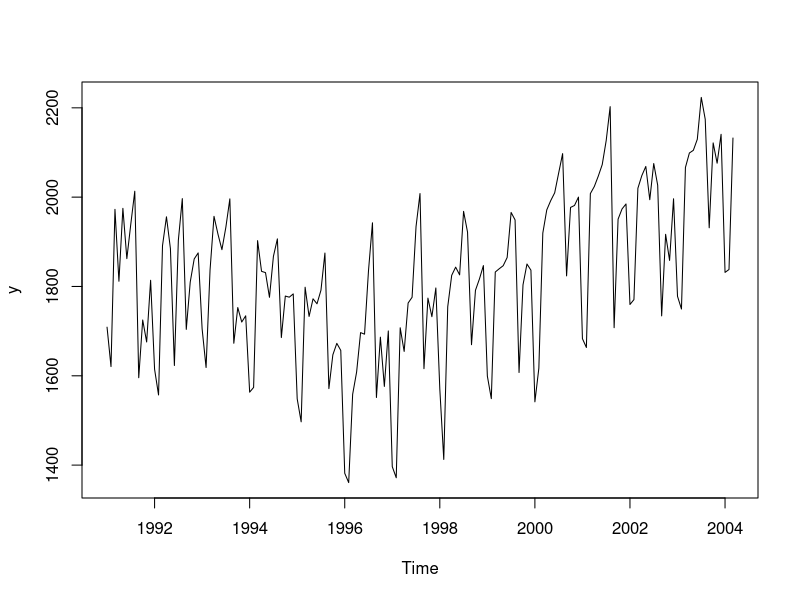
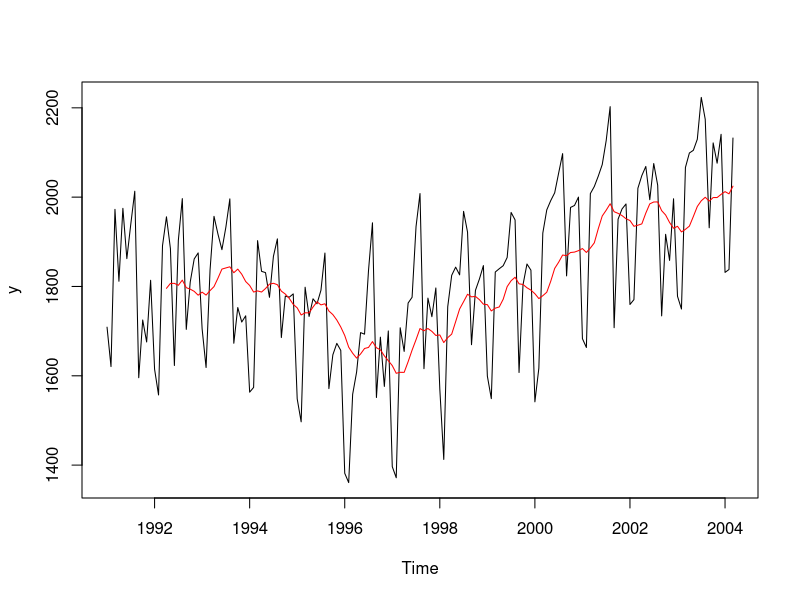
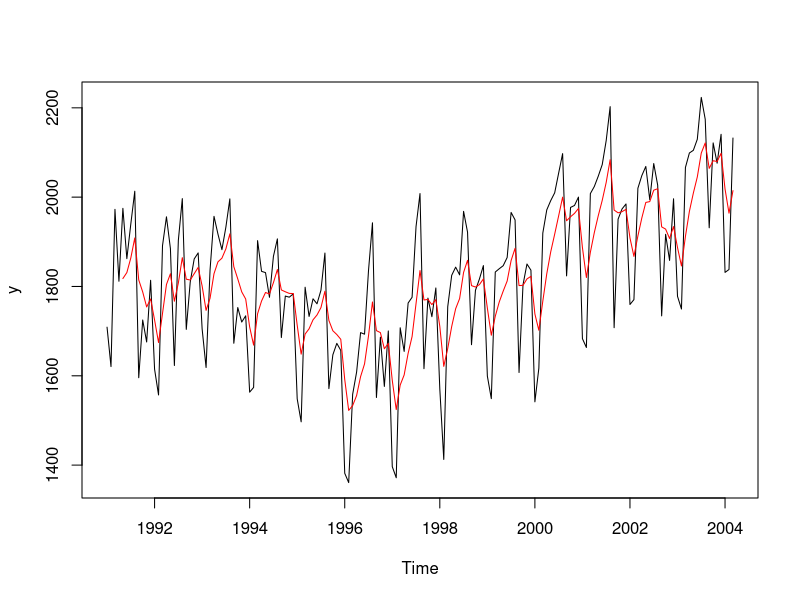
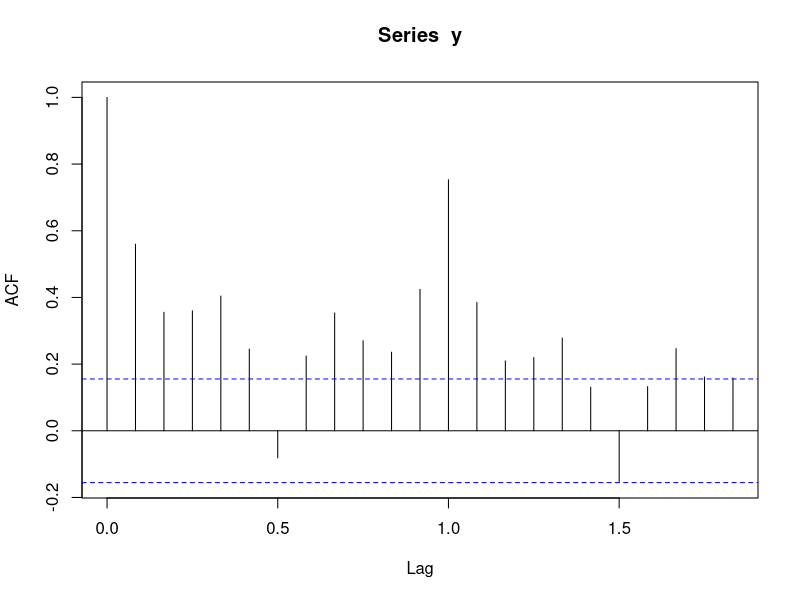
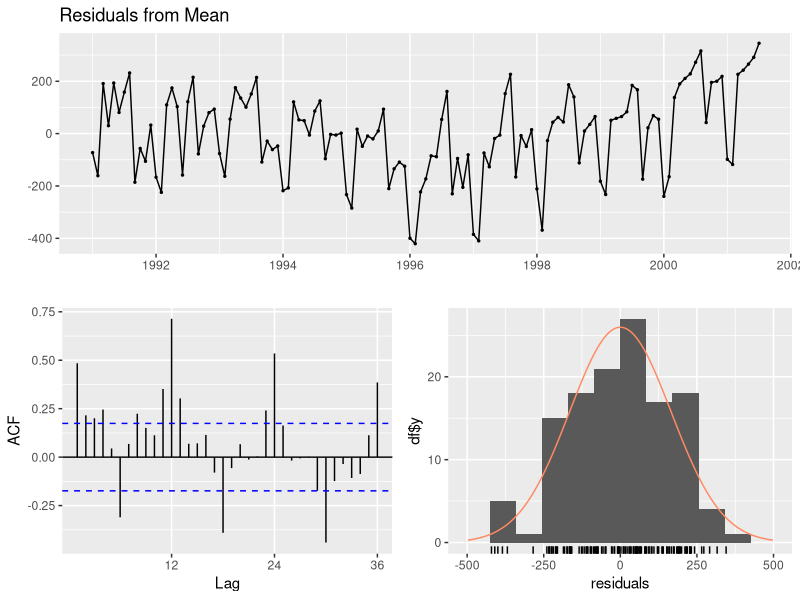
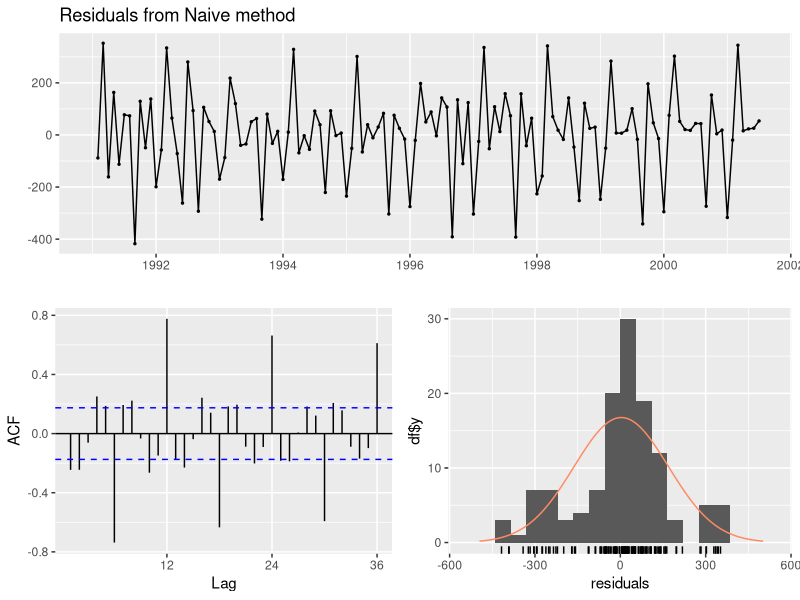
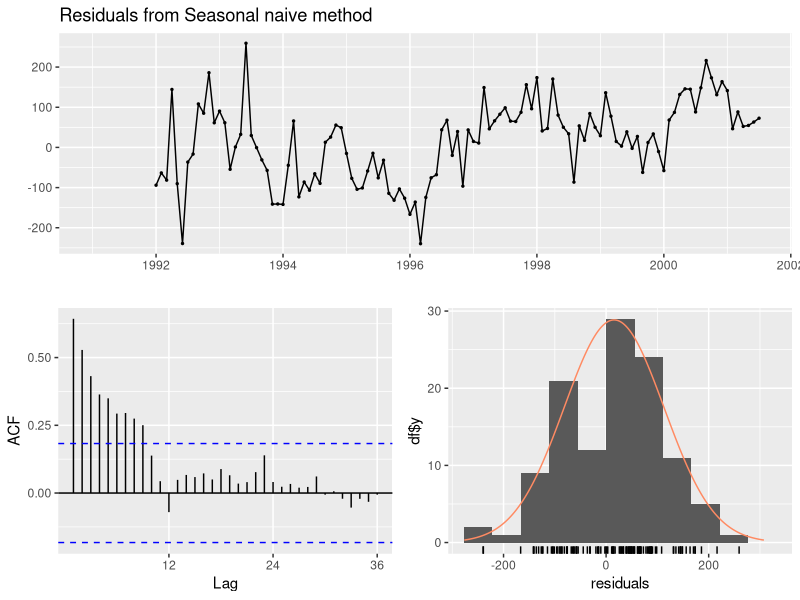
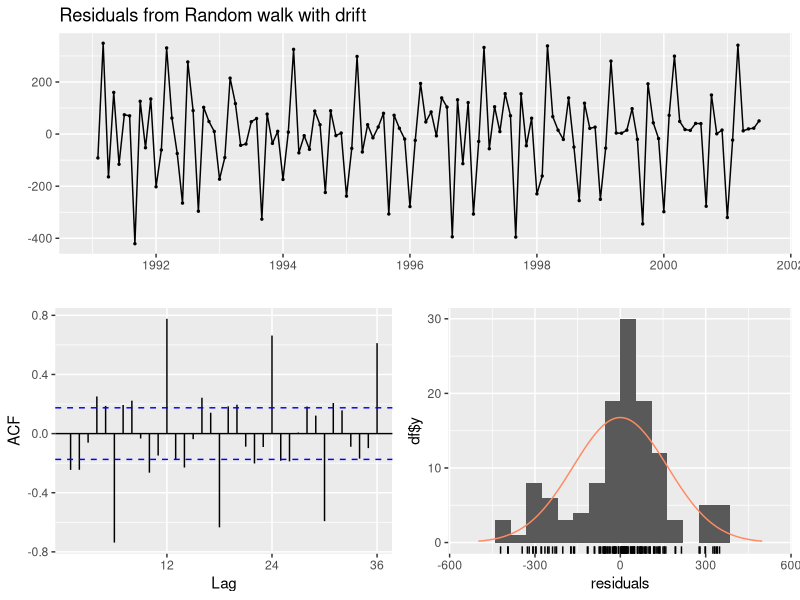

The R script that drew these images, in order:
## ---- chunk 1
knitr::opts_chunk$set(echo = TRUE, warning = FALSE, message = FALSE, eval = TRUE)
## ---- chunk 2
library(TTR)
library(forecast)
df <- read.csv("Amtrak_data.csv")

# This series start from January 1991 and end in March 2004
y <- ts(df$Ridership, start = c(1991,1), end = c(2004, 3), freq = 12)
plot(y)
## ---- chunk 3
plot(y)

# create a moving average series
k = 16  # set the moving average 
y_sma = SMA(y, n = k)

# plot the moving average series
lines(y_sma, col = "red")
## ---- chunk 4
plot(y)

# create a moving average series
w = .7

y_ema = EMA(y, ratio = 1-w)

# plot the moving average series
lines(y_ema, col = "red")
## ---- chunk 5
acf(y)
## ---- chunk 6
# data partition

# set the proportion of the test set 
p = .2 

nValid <- round(.2*length(y))
nTrain <- length(y) - nValid
train.ts <- window(y, start = c(1991, 1), end = c(1991, nTrain))
valid.ts <- window(y, start = c(1991, nTrain + 1), end = c(1991, nTrain + nValid))

# Modeling
# baseline models

# average method: forecast by the average of the training series
model1 = meanf(train.ts, h = nValid, level = 0)

# naive: forecast by the last observation of the series
model2 = naive(train.ts, h = nValid, level = 0)

# seasonal naive: forecast by the last season
model3 = snaive(train.ts, h = nValid, level = 0)

# drift: drawing the line from the first to the last observation
model4 = rwf(train.ts, h = nValid, level = 0, drift = TRUE)


# Exponential Models
model5 = ses(train.ts, h = nValid, level = 0)
model6 = holt(train.ts, damped = TRUE, h = nValid, level = 0)
model7 = hw(train.ts, seasonal="additive", damped = TRUE, h = nValid, level = 0)
model8 = hw(train.ts, seasonal="multiplicative", damped = TRUE,  h = nValid, level = 0)

# Regression models 
model9 = tslm(train.ts ~ trend, damped = TRUE, h = nValid, level = 0)

model10 = tslm(train.ts ~ trend + season, damped = TRUE, h = nValid, level = 0)

## ---- chunk 7
checkresiduals(model1)
checkresiduals(model2)
checkresiduals(model3)
checkresiduals(model4)
checkresiduals(model5)
checkresiduals(model6)
checkresiduals(model7)
checkresiduals(model8)
checkresiduals(model9)
checkresiduals(model10)
## ---- chunk 8
# forecasting
forecast1 = forecast(model1, h = nValid, level = 0)
forecast2 = forecast(model2, h = nValid, level = 0)
forecast3 = forecast(model3, h = nValid, level = 0)
forecast4 = forecast(model4, h = nValid, level = 0)
forecast5 = forecast(model5, h = nValid, level = 0)
forecast6 = forecast(model6, h = nValid, level = 0)
forecast7 = forecast(model7, h = nValid, level = 0)
forecast8 = forecast(model8, h = nValid, level = 0)
forecast9 = forecast(model9, h = nValid, level = 0)
forecast10 = forecast(model10, h = nValid, level = 0)

# plotting forecast
plot(forecast1)
lines(valid.ts, col = 'red')
plot(forecast2)
lines(valid.ts, col = 'red')
plot(forecast3)
lines(valid.ts, col = 'red')
plot(forecast4)
lines(valid.ts, col = 'red')
plot(forecast5)
lines(valid.ts, col = 'red')
plot(forecast6)
lines(valid.ts, col = 'red')
plot(forecast7)
lines(valid.ts, col = 'red')
plot(forecast8)
lines(valid.ts, col = 'red')
plot(forecast9)
lines(valid.ts, col = 'red')
plot(forecast10)
lines(valid.ts, col = 'red')

# accuracy
a1 = accuracy(forecast1$mean, valid.ts)
a2 = accuracy(forecast2$mean, valid.ts)
a3 = accuracy(forecast3$mean, valid.ts)
a4 = accuracy(forecast4$mean, valid.ts)
a5 = accuracy(forecast5$mean, valid.ts)
a6 = accuracy(forecast6$mean, valid.ts)
a7 = accuracy(forecast7$mean, valid.ts)
a8 = accuracy(forecast8$mean, valid.ts)
a9 = accuracy(forecast9$mean, valid.ts)
a10 = accuracy(forecast10$mean, valid.ts)

rbind(a1, a2, a3,a4, a5, a6, a7, a8, a9, a10)
## ---- chunk 9
# model7 gives the lowest MAPE, 
# so we will select this model as the final model 
# to train it on the entire dataset to make forecasting.

selected_model =  hw(y, seasonal="additive", damped = TRUE, h = nValid)
new_forecast = forecast(selected_model)
plot(new_forecast)
